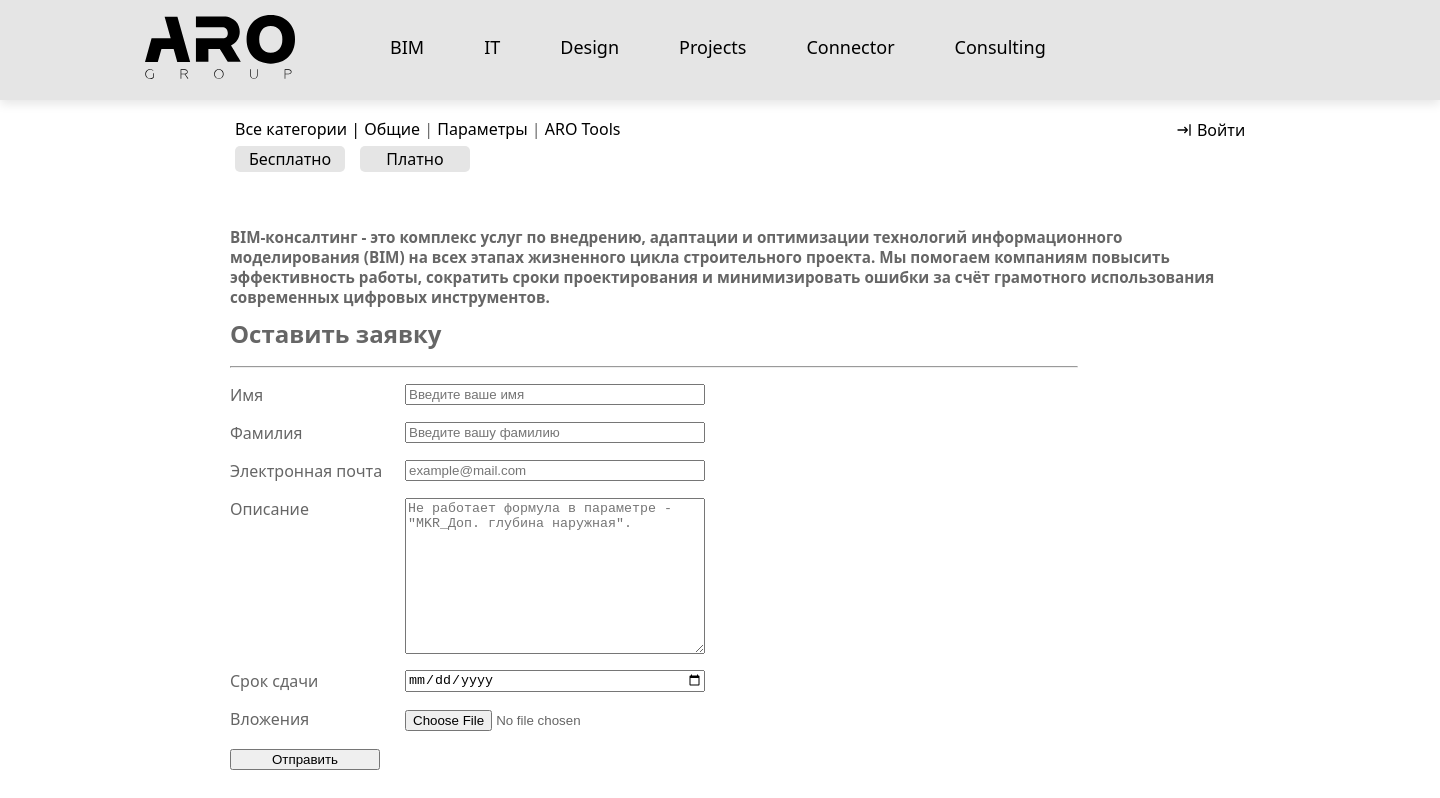
The app's page /consulting/ with its own data.
### website_app/models.py (models this page shows, shortened)
class About(models.Model):
    title = models.CharField(max_length=255)
    link = models.URLField(blank=True)

class Group(models.Model):
    title = models.CharField(max_length=255, verbose_name="Группа")
    slug = models.SlugField(blank=True, verbose_name="Slug")
    class Meta:
        verbose_name = "Группа"
        verbose_name_plural = "Группы"
        ordering = ('pk',)

class Tag(models.Model):
    title = models.CharField(max_length=255)
    slug = models.SlugField(blank=True)

### website_app/views.py (the view, shortened to what this page needs)
# urls.py: path('consulting/', views.ConsultingPage.as_view(), name='consulting'),
class ConsultingPage(DataMixin, FormView):
    template_name = 'website_app/consulting.html'
    descr = "BIM-консалтинг"
    form_class = ConsultFormModel
    success_url = reverse_lazy('connector')
    commands = Command.objects.select_related('group').prefetch_related(Prefetch(
        'tag', queryset=Tag.objects.all()[:1], to_attr='first_tag')).filter(is_published=1)

### website_app/templates/website_app/consulting.html (shortened to what this page needs)
{% extends 'base.html' %}
{% load static %}
{% block content %}
    <div class="descr_ext">
        <h3>{{ descr }}</div>
    <div class="command">
        <h1>Оставить заявку</h1>
        <hr>
        <form action="" method="POST" enctype="multipart/form-data">
            {% for f in form %}
                <p><label class="form-label" for="{{ f.id_for_label }}">
                    {{ f.label }}</label>{{ f }}</p>
            {% endfor %}
            <button type="submit" class="form-button">Отправить</button>
        </form>
{% endblock %}

### templates/base.html (shortened to what this page needs)
{% load static %}
<!DOCTYPE html>
<html lang='en'>
<head>
    <link href="{% static 'website_app/css/style.css' %}" rel="stylesheet"/>
</head>
<body>
<div class="header" style="display: flex;">
    <a href="https://www.arogroup.ru/" class="logo"></a>
    {% for a in about %}
        <div class="content_menu">
            {% if "http" in a.link %}
                <a href='{{ a.link }}'>{{ a.title }}</a>
            {% else %}
                <a href='{% url a.link %}'>{{ a.title }}</a>
            {% endif %}</div>
    {% endfor %}
</div>
<div class="header-container">
    <div class="group_menu">
        <a href="{% url 'connector' %}">Все категории |</a>
        {% for gr in groups %}
            <a href="{% url 'connector_group' gr.slug %}">{{ gr.title }}</a>
            {% if not forloop.last %} | {% endif %}
        {% endfor %}
    </div>
        <div class="cost-container">
            <img src="{% static 'website_app/images/Login_16.svg' %}" alt="my_img">
            <div class="cost_ext">
                <a href="{% url 'users:login' %}">Войти</a>
            </div>
        </div>
</div>
<div class="tag_menu_container">
    {% for tag in tags %}
        <div class="tag_menu_margin_top_5px">
            <a href="{% url 'connector_tag' tag.slug %}">
                {{ tag.title }}
            </a>
        </div>
    {% endfor %}
</div>
{% block content %} {% endblock %}
</body>
</html>

### website_app/static/website_app/css/style.css (style rules this page uses)
html, body { font-family: 'Segoe UI'; margin-left: 115px; padding: 0; width: 100%; max-width: 100%; color: #666; overflow-x: hidden; overflow-y: scroll; }
a { color: #000000; text-decoration: none; }
hr { margin-left: 0px; width: 70.5%; }
.header { position: fixed; margin-left: -230px; margin-top: -8px; background: #e5e5e5; height: 100px; width: 100%; box-shadow: 0px 4px 10px rgba(0, 0, 0, 0.1); z-index: 1; }
.logo { transition: fill 0.3s ease; background: url('../images/logo.svg') no-repeat 5px 15px; width: 220px; height: 100px; overflow: hidden; margin-left: 140px; }
.content_menu { font-size: large; color: #CC0000; padding-top: 35px; padding-inline: 30px; }
.group_menu { padding-top: 110px; font-size: inherit; display: inline-block; padding-left: 5px; }
.command { margin-top: 10px; width: 100%; max-width: 1200px; }
.command h1 { margin-top: -5px; font-size: x-large; }
.tag_menu_container { display: flex; flex-wrap: nowrap; gap: 10px; }
.tag_menu_margin_top_5px { background-color: #e5e5e5; margin-left: 5px; margin-bottom: 5px; margin-top: 5px; color: #666; padding: 2px 20px; border-radius: 5px; font-size: 16px; width: 70px; display: flex; align-items: center; justify-content: center; flex-shrink: 0; }
.descr_ext { margin-top: 50px; width: 69%; font-size: small; }
.cost_ext { display: inline-block; vertical-align: middle; }
.cost-container { display: flex; justify-content: flex-end; width: 70.5%; margin-top: -21px; gap: 5px }
.form-label { display: inline-block; min-width: 175px; vertical-align: top; }
.form-button { min-width: 150px;; }
form input, form select, form textarea { width: 300px; box-sizing: border-box; }

### records on screen
About: title "BIM"
About: title "IT"
About: title "Design"
About: title "Projects"
About: title "Connector"
About: title "Consulting"
Group: title "Общие"
Group: title "Параметры"
Group: title "ARO Tools"
Tag: title "Бесплатно"
Tag: title "Платно"

### other values on screen
{{ f.label }} "Имя" "Фамилия" "Электронная почта" "Описание" "Срок сдачи" "Вложения"
